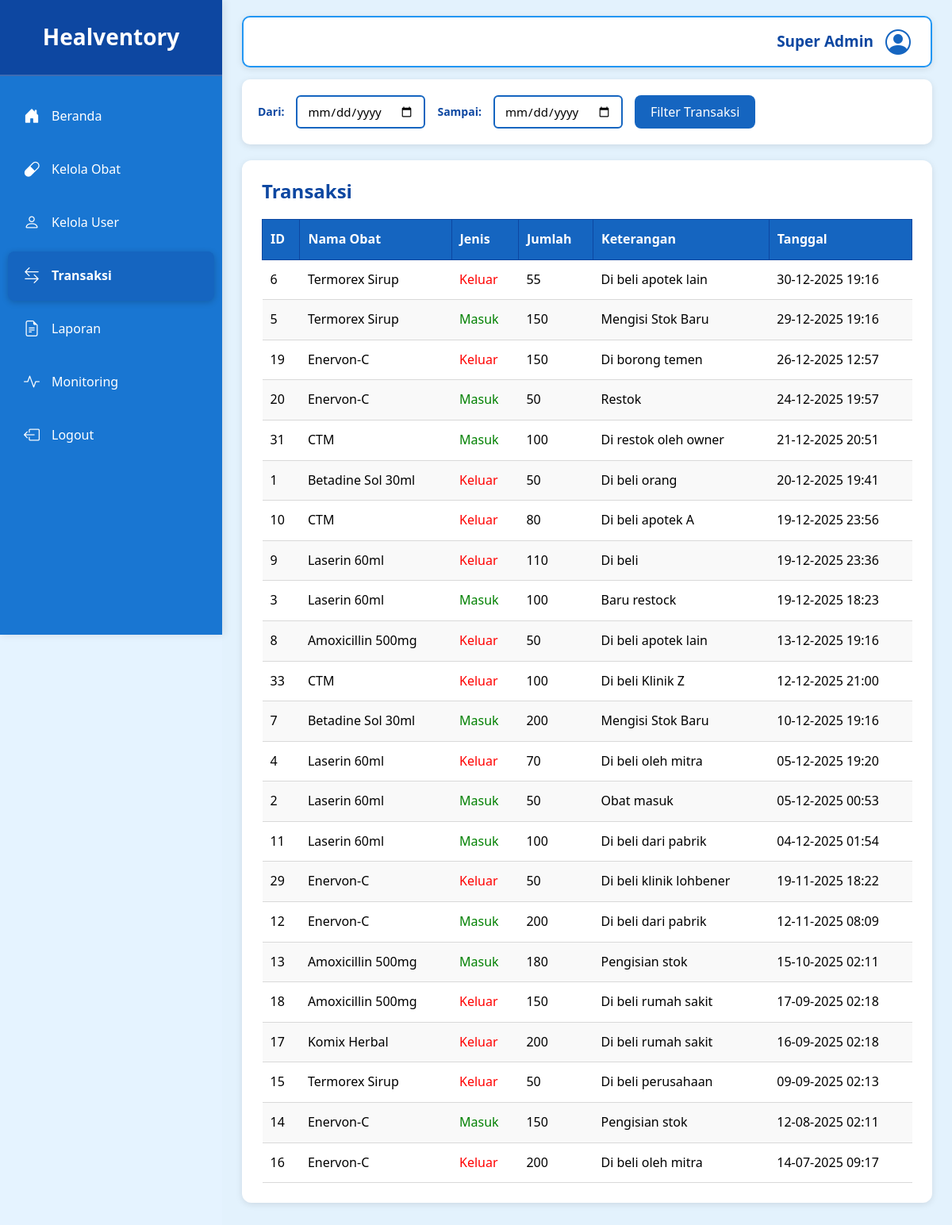
Screenshot of /admin/transaksi.php (signed in) with the database file from the repository.
### tables this page shows
CREATE TABLE `transaksi` (
  `id` int(11) NOT NULL,
  `id_user` int(11) NOT NULL,
  `id_obat` int(11) NOT NULL,
  `jenis` enum('masuk','keluar') NOT NULL,
  `jumlah` int(11) NOT NULL,
  `keterangan` varchar(255) DEFAULT NULL,
  `tgl_transaksi` datetime DEFAULT current_timestamp()
);

CREATE TABLE `obat` (
  `id` int(11) NOT NULL,
  `kode_obat` varchar(30) NOT NULL,
  `nama` varchar(150) NOT NULL,
  `kategori` varchar(100) DEFAULT NULL,
  `stok_awal` int(11) DEFAULT 0,
  `stok_minimum` int(11) DEFAULT 100,
  `tgl_kadaluarsa` date DEFAULT NULL,
  `created_at` timestamp NOT NULL DEFAULT current_timestamp()
);

### public/admin/transaksi.php (the view, shortened to what this page needs)
<?php
require '../../config/database.php';
$from = $_GET['from'] ?? '';
$to = $_GET['to'] ?? '';
$query = "SELECT t.id, o.nama AS nama_obat, t.jenis, t.jumlah, t.keterangan, t.tgl_transaksi
          FROM transaksi t
          JOIN obat o ON t.id_obat = o.id
          WHERE 1=1";
$params = [];
$query .= " ORDER BY t.tgl_transaksi DESC";
$stmt = $pdo->prepare($query);
$stmt->execute($params);
$transaksi = $stmt->fetchAll();
include '../includes/header.php';
?>
<div class="container">
    <?php include '../includes/sidebar.php'; ?>
    <main class="main-content">
        <header class="header">
            <span class="role">Super Admin</span>
            <i class="bi bi-person-circle profile-icon"></i>
        </header>
        <form method="GET" class="filter-box">
            <label>Dari:</label>
            <input type="date" name="from" value="<?= htmlspecialchars($from) ?>">
            <label>Sampai:</label>
            <input type="date" name="to" value="<?= htmlspecialchars($to) ?>">
            <button type="submit" class="btn-primary">Filter Transaksi</button>
        </form>
        <section class="table-section">
            <h2>Transaksi</h2>
            <table>
                <thead>
                    <tr>
                        <th>ID</th>
                        <th>Nama Obat</th>
                        <th>Jenis</th>
                        <th>Jumlah</th>
                        <th>Keterangan</th>
                        <th>Tanggal</th>
                    </tr>
                </thead>
                <tbody>
                    <?php if (count($transaksi) > 0): ?>
                        <?php foreach ($transaksi as $row): ?>
                            <tr>
                                <td><?= $row['id'] ?></td>
                                <td><?= htmlspecialchars($row['nama_obat']) ?></td>
                                <td>
                                    <span style="color: <?= $row['jenis'] == 'masuk' ? 'green' : 'red' ?>">
                                        <?= ucfirst($row['jenis']) ?>
                                    </span>
                                </td>
                                <td><?= $row['jumlah'] ?></td>
                                <td><?= htmlspecialchars($row['keterangan']) ?></td>
                                <td><?= date('d-m-Y H:i', strtotime($row['tgl_transaksi'])) ?></td>
                            </tr>
                        <?php endforeach; ?>
                    <?php endif; ?>
                </tbody>
            </table>
        </section>
    </main>
</div>
<?php include '../includes/footer.php'; ?>

### public/assets/css/style.css (style rules this page uses)
:root { --primary: #1565c0; --primary-hover: #0d47a1; --sidebar-bg: #1976d2; --background: #e3f2fd; --white: #ffffff; --text: #000000; --text-muted: #666666; --gray-border: #d9d9d9; --card-shadow: 0 2px 8px rgba(0, 0, 0, 0.1); --success: #4caf50; --warning: #ff9800; --danger: #f44336; --info: #2196f3; }
* { margin: 0; padding: 0; box-sizing: border-box; font-family: "Segoe UI", Tahoma, Geneva, Verdana, sans-serif; }
body { background: var(--background); overflow-x: hidden; line-height: 1.6; }
h1, h2, h3, h4, h5, h6 { margin: 0; font-weight: 600; line-height: 1.2; color: var(--text); }
.container { display: flex; min-height: 100vh; }
.main-content { flex: 1; margin-left: 280px; padding: 20px 25px; background: var(--background); min-height: 100vh; }
.header { display: flex; border: 2px solid var(--info); justify-content: flex-end; align-items: center; margin-bottom: 15px; background: var(--white); padding: 5px 25px; border-radius: 10px; box-shadow: var(--card-shadow); }
.header .role { font-size: 19px; font-weight: 700; color: var(--primary-hover); }
.header .profile-icon { font-size: 32px; margin-left: 15px; color: var(--primary); }
.table-section { background: var(--white); padding: 25px; border-radius: 12px; box-shadow: var(--card-shadow); margin-bottom: 20px; }
.table-section h2, .table-section h3, .table-section h4 { margin-bottom: 20px; color: var(--primary-hover); }
.table-section table { width: 100%; border-collapse: collapse; margin-top: 15px; }
.table-section thead th { background: var(--primary); color: var(--white); padding: 12px 10px; text-align: left; font-weight: 600; border: 1px solid var(--primary-hover); }
.table-section tbody td { padding: 12px 10px; border-bottom: 1px solid var(--gray-border); }
.table-section tbody tr:nth-child(even) { background: #f9f9f9; }
.btn-primary, .btn-outline, .btn-login { cursor: pointer; transition: all 0.3s ease; border: none; border-radius: 8px; padding: 10px 20px; font-size: 16px; font-weight: 500; user-select: none; display: inline-flex; align-items: center; gap: 8px; justify-content: center; }
.btn-primary { background: var(--primary); color: var(--white); }
input[type="text"], input[type="password"], input[type="email"], input[type="number"], input[type="date"], select, textarea { width: 100%; padding: 10px 12px; border: 2px solid #ddd; border-radius: 6px; font-size: 15px; transition: border 0.3s ease, background 0.3s ease; font-family: inherit; outline: none; }
label { display: block; margin-top: 15px; margin-bottom: 5px; font-weight: 500; color: #333; font-size: 14px; }
.filter-box { background: var(--white); padding: 20px; border-radius: 10px; box-shadow: var(--card-shadow); margin-bottom: 20px; display: flex; gap: 15px; align-items: center; flex-wrap: wrap; }
.filter-box label { font-weight: 600; color: var(--primary-hover); margin: 0; }
.filter-box input { padding: 8px 12px; border: 2px solid var(--primary); border-radius: 6px; font-size: 15px; width: auto; min-width: 150px; }
body { margin: 0; padding: 0; font-family: Arial, sans-serif; background: #e5f3ff; }

### rows the page displays
transaksi: id "6", id_obat.nama "Termorex Sirup", jenis "Keluar", jumlah "55", keterangan "Di beli apotek lain", tgl_transaksi "30-12-2025 19:16"
transaksi: id "5", id_obat.nama "Termorex Sirup", jenis "Masuk", jumlah "150", keterangan "Mengisi Stok Baru", tgl_transaksi "29-12-2025 19:16"
transaksi: id "19", id_obat.nama "Enervon-C", jenis "Keluar", jumlah "150", keterangan "Di borong temen", tgl_transaksi "26-12-2025 12:57"
transaksi: id "20", id_obat.nama "Enervon-C", jenis "Masuk", jumlah "50", keterangan "Restok", tgl_transaksi "24-12-2025 19:57"
transaksi: id "31", id_obat.nama "CTM", jenis "Masuk", jumlah "100", keterangan "Di restok oleh owner", tgl_transaksi "21-12-2025 20:51"
transaksi: id "1", id_obat.nama "Betadine Sol 30ml", jenis "Keluar", jumlah "50", keterangan "Di beli orang", tgl_transaksi "20-12-2025 19:41"
transaksi: id "10", id_obat.nama "CTM", jenis "Keluar", jumlah "80", keterangan "Di beli apotek A", tgl_transaksi "19-12-2025 23:56"
transaksi: id "9", id_obat.nama "Laserin 60ml", jenis "Keluar", jumlah "110", keterangan "Di beli", tgl_transaksi "19-12-2025 23:36"
transaksi: id "3", id_obat.nama "Laserin 60ml", jenis "Masuk", jumlah "100", keterangan "Baru restock", tgl_transaksi "19-12-2025 18:23"
transaksi: id "8", id_obat.nama "Amoxicillin 500mg", jenis "Keluar", jumlah "50", keterangan "Di beli apotek lain", tgl_transaksi "13-12-2025 19:16"
transaksi: id "33", id_obat.nama "CTM", jenis "Keluar", jumlah "100", keterangan "Di beli Klinik Z", tgl_transaksi "12-12-2025 21:00"
transaksi: id "7", id_obat.nama "Betadine Sol 30ml", jenis "Masuk", jumlah "200", keterangan "Mengisi Stok Baru", tgl_transaksi "10-12-2025 19:16"
transaksi: id "4", id_obat.nama "Laserin 60ml", jenis "Keluar", jumlah "70", keterangan "Di beli oleh mitra", tgl_transaksi "05-12-2025 19:20"
transaksi: id "2", id_obat.nama "Laserin 60ml", jenis "Masuk", jumlah "50", keterangan "Obat masuk", tgl_transaksi "05-12-2025 00:53"
transaksi: id "11", id_obat.nama "Laserin 60ml", jenis "Masuk", jumlah "100", keterangan "Di beli dari pabrik", tgl_transaksi "04-12-2025 01:54"
transaksi: id "29", id_obat.nama "Enervon-C", jenis "Keluar", jumlah "50", keterangan "Di beli klinik lohbener", tgl_transaksi "19-11-2025 18:22"
transaksi: id "12", id_obat.nama "Enervon-C", jenis "Masuk", jumlah "200", keterangan "Di beli dari pabrik", tgl_transaksi "12-11-2025 08:09"
transaksi: id "13", id_obat.nama "Amoxicillin 500mg", jenis "Masuk", jumlah "180", keterangan "Pengisian stok", tgl_transaksi "15-10-2025 02:11"
transaksi: id "18", id_obat.nama "Amoxicillin 500mg", jenis "Keluar", jumlah "150", keterangan "Di beli rumah sakit", tgl_transaksi "17-09-2025 02:18"
transaksi: id "17", id_obat.nama "Komix Herbal", jenis "Keluar", jumlah "200", keterangan "Di beli rumah sakit", tgl_transaksi "16-09-2025 02:18"
transaksi: id "15", id_obat.nama "Termorex Sirup", jenis "Keluar", jumlah "50", keterangan "Di beli perusahaan", tgl_transaksi "09-09-2025 02:13"
transaksi: id "14", id_obat.nama "Enervon-C", jenis "Masuk", jumlah "150", keterangan "Pengisian stok", tgl_transaksi "12-08-2025 02:11"
transaksi: id "16", id_obat.nama "Enervon-C", jenis "Keluar", jumlah "200", keterangan "Di beli oleh mitra", tgl_transaksi "14-07-2025 09:17"
